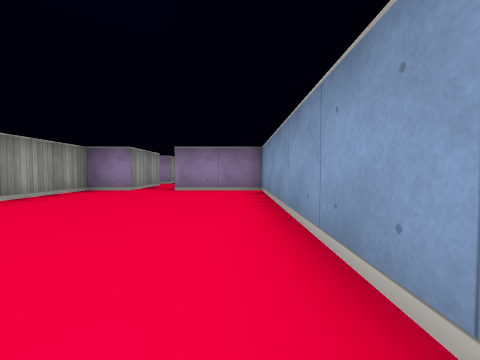
[1] (above)

16 first-person views from a walk through a cub3D level. The camera is about half as high as the walls, tilts 2° down and sees 90° across. The floor is counted in squares. Each view is taken from the middle of a square. On the plan, view 1 faces up. The plan holds only what a view shows up to about 9 squares ahead; the rest is blank.

[2]
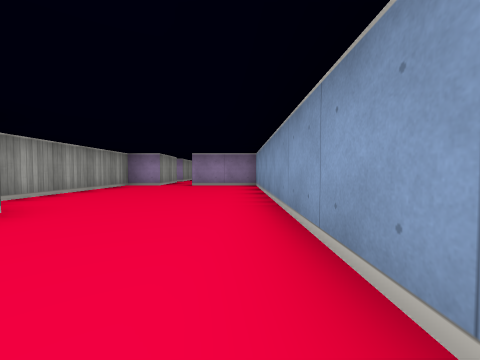

[3]
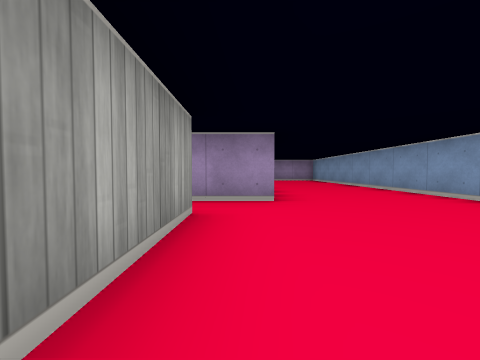

[4]
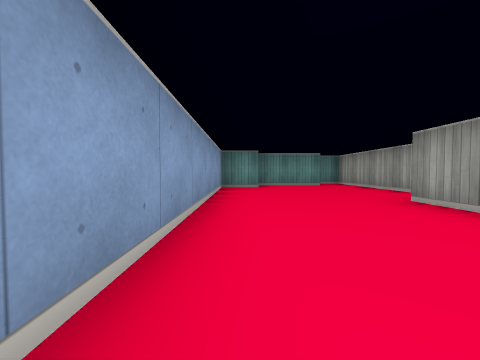

[5]
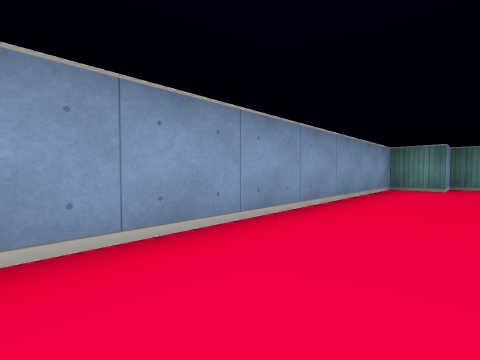

[6]
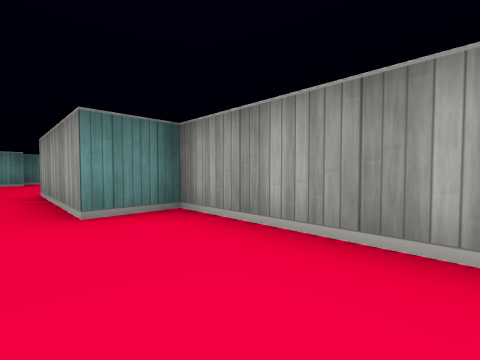

[7]
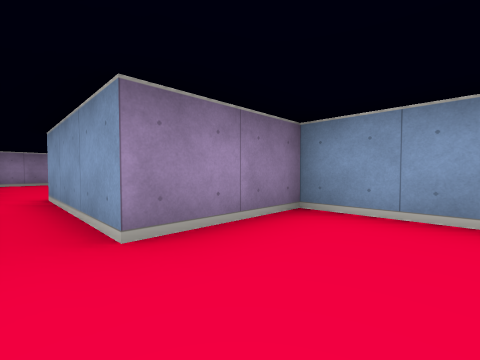

[8]
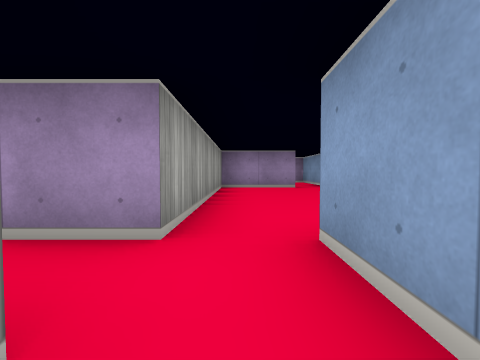

[9]
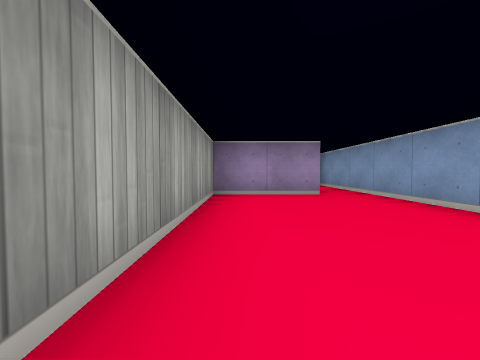

[10]
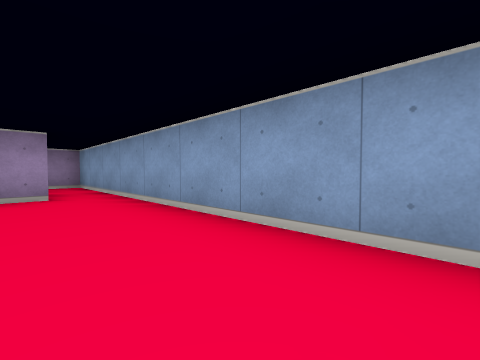

[11]
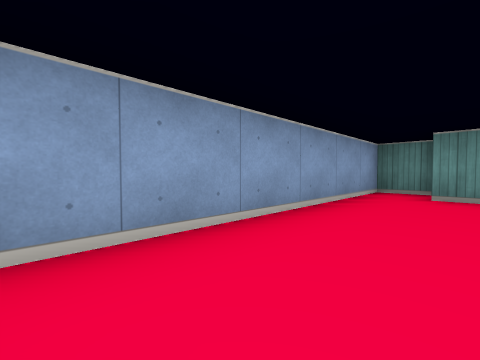

[12]
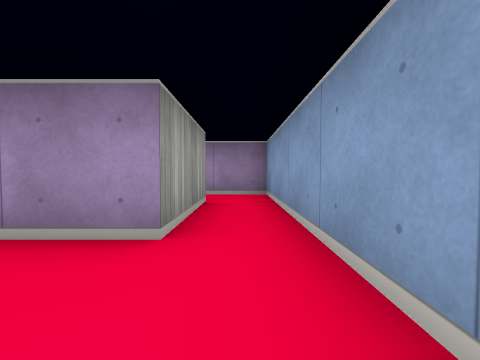

[13]
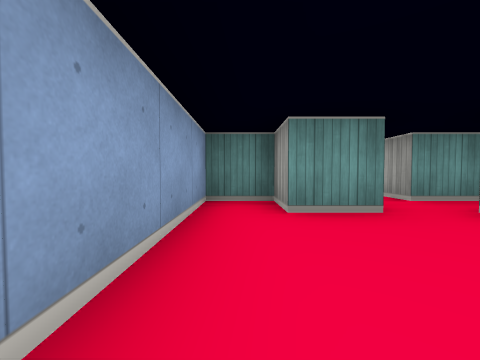

[14]
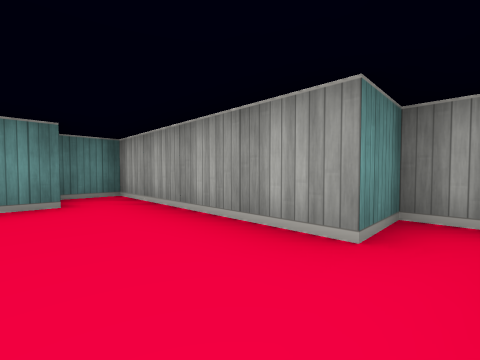

[15]
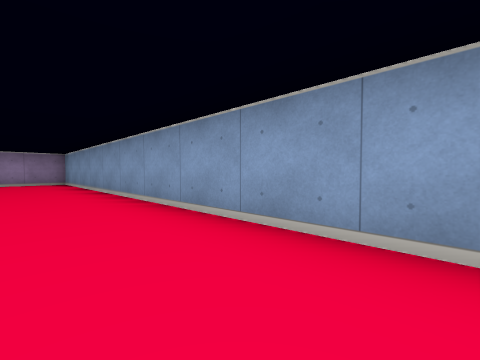

[16]
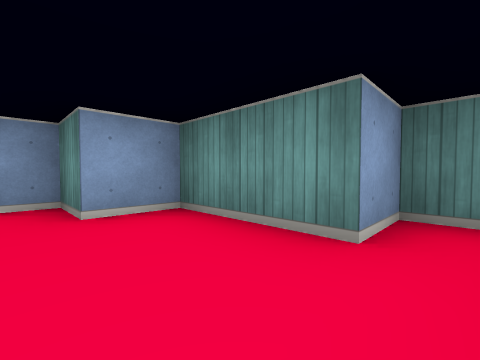

### Floor plan
Points are (right, up) in squares from view 1. A wall is a line through its corners. A room is listed if a view was taken in it or the views show most of it. See-through windows are left out.
Room 1 (views 1, 2, 3, 4, 5, 6, 7, 14, 15, 16)
walls: (-4.5, -2.9) (-4.5, -3.5) (-3.5, -3.5) (-3.5, -7.5) (-2.5, -7.5) (-2.5, -6.5) (-0.5, -6.5) (-0.5, -5.5) (0.5, -5.5) (0.5, 5.5) (-1.5, 5.5); (-2.5, 5.5) (-3.5, 5.5) (-3.5, 0.5) (-2.5, 0.5) (-2.5, -2.5) (-3.8, -2.5)
ways out: opening at (-2, 6.5) to room 2
Room 2 (views 8, 9, 10, 11, 12, 13)
walls: (-3.6, 7.5) (-2.5, 7.5) (-2.5, 5.5); (-0.5, 15.5) (-0.5, 13.5) (-2.5, 13.5) (-2.5, 8.5) (-3.5, 8.5); (-1.5, 5.5) (-1.5, 8.5) (-0.5, 8.5) (-0.5, 7.5) (0.5, 7.5) (0.5, 15.5)
ways out: opening at (-2, 6.5) to room 1; opening at (-3, 8); opening at (0, 14.5)

Where each view was taken, in squares from view 1:
view 1: 0 up, 0 right, facing up
view 2: 2 down, 0 right, facing up
view 3: 6 down, 3 left, facing up
view 4: 1 up, 0 right, facing down
view 5: 1 up, 1 left, facing down-right
view 6: 3 up, 2 left, facing down-left
view 7: 4 up, 2 left, facing up-right
view 8: 7 up, 2 left, facing up
view 9: 9 up, 2 left, facing up
view 10: 9 up, 1 left, facing up-right
view 11: 13 up, 1 left, facing down-right
view 12: 12 up, 0 right, facing up
view 13: 11 up, 0 right, facing down
view 14: 3 down, 2 left, facing down-left
view 15: 4 down, 1 left, facing up-right
view 16: 5 down, 3 left, facing down-right
